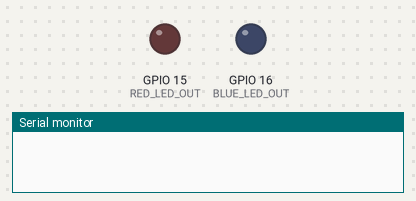
Recording of a program running on a simulated ESP32-S3. On the bench: output pins drawn as LEDs (lit = HIGH), the last lines printed to the serial monitor.

Above: at 1.3 s.
At 1.7 s:
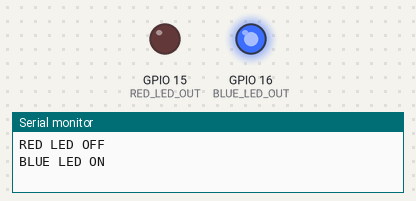
At 5.0 s:
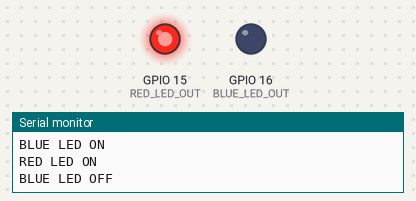
Timing chart, 0 to 6.1 s (numbered marks = the images above):
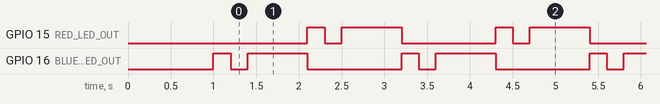

Measured:
- by itself, GPIO 15 (RED_LED_OUT), GPIO 16 (BLUE_LED_OUT): repeats every 2.2 s: LOW 0.20 s, HIGH 0.70 s, LOW 1.1 s, HIGH 0.20 s
- by itself, everything shown: repeats every 2.2 s, in 6 steps

The program:

main.cpp
```cpp
#include <Arduino.h>

#define RED_LED_OUT 15
#define BLUE_LED_OUT 16

bool ledState = false;

void blinkLed(int pinLow, int pinHigh) {
    digitalWrite(pinLow, LOW);
    digitalWrite(pinHigh, HIGH);
    delay(200);
    digitalWrite(pinHigh, LOW);
    delay(200);
    digitalWrite(pinHigh, HIGH);
    delay(200);
}

void setup() {
    Serial.begin(115200);
    delay(1000);

    pinMode(RED_LED_OUT, OUTPUT);
    digitalWrite(RED_LED_OUT, LOW);
    pinMode(BLUE_LED_OUT, OUTPUT);
    digitalWrite(BLUE_LED_OUT, LOW);
}

void loop() {

    if (ledState) {
        blinkLed(BLUE_LED_OUT, RED_LED_OUT);
        Serial.println("RED LED ON");
        Serial.println("BLUE LED OFF");
    } else {
        blinkLed(RED_LED_OUT, BLUE_LED_OUT);
        Serial.println("RED LED OFF");
        Serial.println("BLUE LED ON");
    }
    ledState = !ledState;
    delay(500);
}
```
